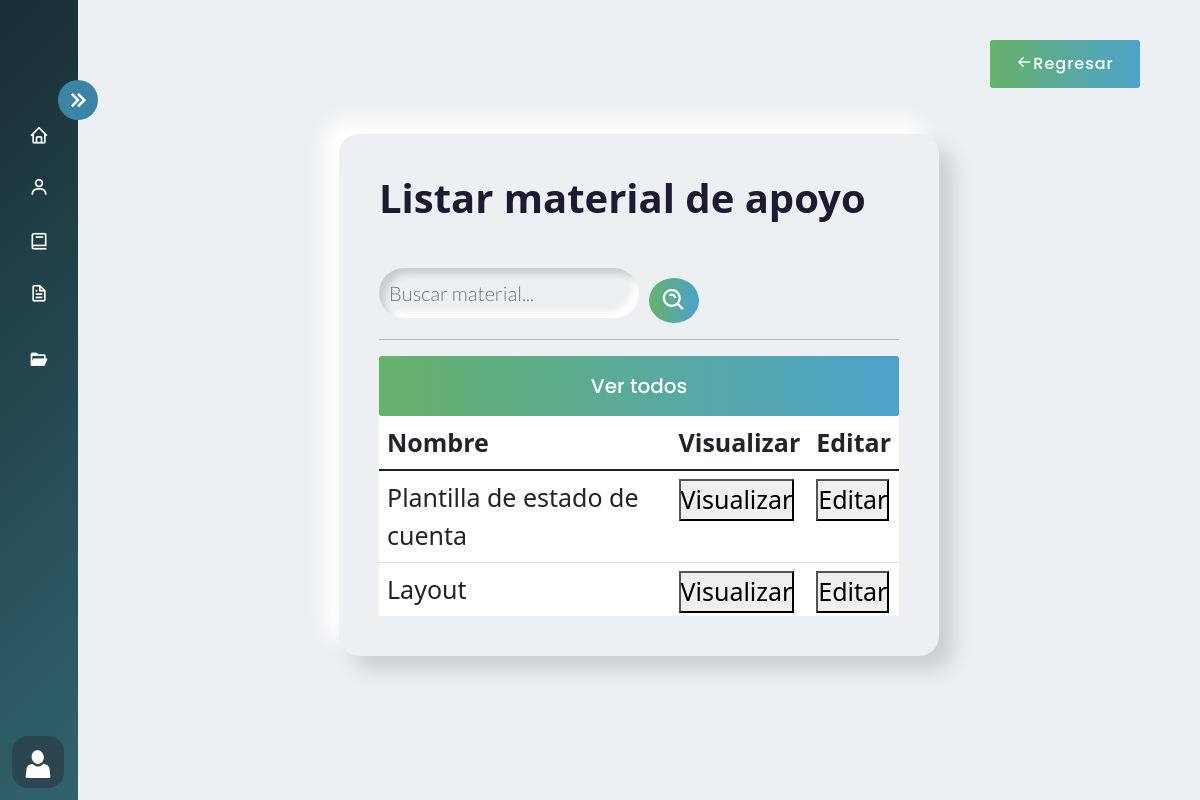
The app's page /filtrar_material/ (signed in) with its own data.
### AppCursos/models.py (models this page shows, shortened)
class MaterialApoyo(models.Model):
     NombreMaterialApoyo = models.CharField(max_length=255)
     DescripcionMaterialApoyo = models.TextField()
     Archivo = models.URLField()  # Para almacenar la URL del archivo en Google Drive
     id_curso= models.ForeignKey(Cursos, on_delete=models.CASCADE,null=True) #Se crea la relacion a cursos

### AppCursos/views.py (the view)
# urls.py: path('filtrar_material/', login_required(user_passes_test(views.valida_administrativos, login_url='/acceso_denegado/')(views.filtrar_material)), name="filtrar_material"),
def filtrar_material(request):
    filtro_m = MaterialApoyo.objects.filter(NombreMaterialApoyo__contains=request.GET.get('search',''))
    context = {'filtro_m':filtro_m}
    return render(request, 'material_apoyo/material_list.html', {'materiales': filtro_m})

### AppCursos/context_processors.py (called while the page is built)
def group_name(request):
    group_name = None
    if request.user.is_authenticated:
        group = Group.objects.filter(user=request.user).first()
        if group:
            group_name = group.name
    return {'group_name': group_name}

### AppCursos/views.py (called while the page is built)
def valida_administrativos(user):
    return user.groups.filter(name='administrativos').exists()

### Templates/material_apoyo/material_list.html
{% extends 'Layout/Base.html' %}
{% load static %}
{% block content %}
<link rel="stylesheet" href="{% static 'Css/Curso.css' %}">
<div class="home_content">
    <div class="text">
        <div id="contenedor">
            <h1> Listar material de apoyo </h1>
            <br>
        <form class="search" action="{% url 'filtrar_material' %}" method="GET">
            <input type="text" class="search-bar" name="search" placeholder="Buscar material...">
                <button class="subir" style="border-radius:50%; width:auto; height:45px;"> <i class='bx bx-search-alt'
                        style="font-size:27px; "></i></button>
        </form>
        <hr>
        <a href="#">
            <button class="subir">
                Ver todos
            </button>
        </a>
        <div class="table-responsive">
            <table class="table table-hover" id="tablam">
                <thead>
                    <tr>
                        <th scope="col">Nombre</th>
                        <th scope="col">Visualizar</th>
                        <th scope="col">Editar</th>
                    </tr>
                </thead>
                <tbody class="table-group-divider">
                    {% for material in materiales %}
                    <tr>
                        <td>{{ material.NombreMaterialApoyo }}</td>
                        <td>
                            <a href="{{ material.Archivo }}" target="_blank">
                                <button class="editar">
                                    Visualizar
                                </button>
                        </td>
                        {% if group_name == 'administrativos' %}
                        <td>
                            <a href="{% url 'editar_material' pk=material.pk %}">
                                <button class="editar">
                                    Editar
                                </button>
                            </a>
                        </td>
                        {% endif %}
                    </tr>
                    {% endfor %}
                </tbody>
            </table>
        </div>
        <a href="{% url 'Listar_cursos_material' %}" id="back2">
            <button class="back">
                <div class="icon">
                    <i class='bx bx-arrow-back'></i>
                </div>
                <span>
                    Regresar
                </span>
            </button>
        </a>
{% endblock %}

### static/Css/Estilo.css (style rules this page uses)
body { overflow-x: hidden; }
* { margin: 0; padding: 0; box-sizing: border-box; }

### static/Css/Curso.css (style rules this page uses)
body { margin: 0; padding: 0; box-sizing: border-box; background-color: #ecf0f3; overflow-y: hidden; overflow-x: hidden; }
.home_content { position: absolute; height: 100%; width: calc(100% - 78px); left: 78px; transition: all 0.5s ease; }
.home_content .text { font-size: 25px; font-weight: 500; color: #1d1b31; margin: 12px; }
.text { display: flex; align-items: center; justify-content: center; height: 87vh; }
#contenedor { background: #ecf0f3; box-shadow: 14px 14px 20px #cbced1, -14px -14px 20px white; transition: all 0.3s ease; width: 50vw; max-width: 60vw; border-radius: 20px; padding: 40px; position: relative; top: 5%; overflow: hidden; }
.table-responsive { overflow-y: auto; max-height: 25vh; }
.search-bar { caret-color: #0fbf12; font-family: 'Lato', sans-serif; font-weight: 300; background: #ecf0f3; box-shadow: inset 6px 6px 6px #cbced1, inset -6px -6px 6px white; border: none; border-radius: 40px; outline: none; transition: all 0.3s ease; font-size: 20px; color: #000000; margin-bottom: 5px; transition: all 0.3s ease; width: 50%; padding: 10px 10px 10px 10px; }
a { text-decoration: none; }
.subir { width: 100%; font-size: 20px; margin: 10px 0px 0px 0px; display: flex; height: 3em; padding: 10px; align-items: center; font-family: 'Poppins', sans-serif; font-weight: 500; justify-content: center; border-radius: 3px; transition: all 0.4s linear; cursor: pointer; border: none; background: linear-gradient(to right, #67b26b, #4ca2cb); color: #fff; }
.subir>i { width: 30px; font-size: 20px; transition: all 0.4s ease-in; }
.back { align-items: center; position: fixed; top: 5%; right: 5%; display: flex; height: 3em; width: 150px; padding: 10px; font-size: 16px; align-items: center; justify-content: center; border-radius: 3px; letter-spacing: 1px; transition: all 0.4s linear; cursor: pointer; border: none; background: linear-gradient(to right, #67b26b, #4ca2cb); color: #fff; transition: all 0.4s ease-in; font-family: 'Poppins', sans-serif ; font-weight: 500; }
form { display: flex; justify-content: start; }
form>* { margin-right: 10px; }
form>*:last-child { margin-right: 0; }
h1 { font-weight: 700; animation: h1 0.4s linear both }
#contenedor { animation: contenedor 0.5s; }

### records on screen
MaterialApoyo: NombreMaterialApoyo "Plantilla de estado de cuenta"
MaterialApoyo: NombreMaterialApoyo "Layout"
